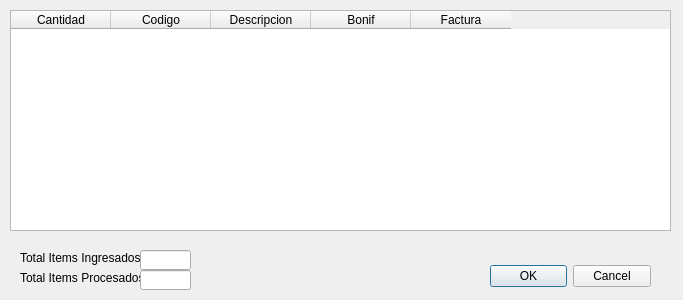
<?xml version="1.0" encoding="UTF-8"?>
<ui version="4.0">
 <class>NotaPedido</class>
 <widget class="QDialog" name="NotaPedido">
  <property name="geometry">
   <rect>
    <x>0</x>
    <y>0</y>
    <width>683</width>
    <height>300</height>
   </rect>
  </property>
  <property name="windowTitle">
   <string>Dialog</string>
  </property>
  <widget class="QDialogButtonBox" name="buttonBox">
   <property name="geometry">
    <rect>
     <x>490</x>
     <y>260</y>
     <width>161</width>
     <height>32</height>
    </rect>
   </property>
   <property name="orientation">
    <enum>Qt::Horizontal</enum>
   </property>
   <property name="standardButtons">
    <set>QDialogButtonBox::Cancel|QDialogButtonBox::Ok</set>
   </property>
  </widget>
  <widget class="QTableWidget" name="TablaNP">
   <property name="geometry">
    <rect>
     <x>10</x>
     <y>10</y>
     <width>661</width>
     <height>221</height>
    </rect>
   </property>
   <property name="styleSheet">
    <string notr="true">selection-background-color: rgb(85, 255, 0);</string>
   </property>
   <property name="selectionBehavior">
    <enum>QAbstractItemView::SelectRows</enum>
   </property>
   <column>
    <property name="text">
     <string>Cantidad</string>
    </property>
   </column>
   <column>
    <property name="text">
     <string>Codigo</string>
    </property>
   </column>
   <column>
    <property name="text">
     <string>Descripcion</string>
    </property>
   </column>
   <column>
    <property name="text">
     <string>Bonif</string>
    </property>
   </column>
   <column>
    <property name="text">
     <string>Factura</string>
    </property>
   </column>
  </widget>
  <widget class="QLabel" name="label">
   <property name="geometry">
    <rect>
     <x>20</x>
     <y>250</y>
     <width>121</width>
     <height>16</height>
    </rect>
   </property>
   <property name="text">
    <string>Total Items Ingresados</string>
   </property>
  </widget>
  <widget class="QLabel" name="label_2">
   <property name="geometry">
    <rect>
     <x>20</x>
     <y>270</y>
     <width>121</width>
     <height>16</height>
    </rect>
   </property>
   <property name="text">
    <string>Total Items Procesados</string>
   </property>
  </widget>
  <widget class="QLineEdit" name="ItemIngresado">
   <property name="geometry">
    <rect>
     <x>140</x>
     <y>250</y>
     <width>51</width>
     <height>20</height>
    </rect>
   </property>
  </widget>
  <widget class="QLineEdit" name="ItemProcesado">
   <property name="geometry">
    <rect>
     <x>140</x>
     <y>270</y>
     <width>51</width>
     <height>20</height>
    </rect>
   </property>
  </widget>
 </widget>
 <resources/>
 <connections>
  <connection>
   <sender>buttonBox</sender>
   <signal>accepted()</signal>
   <receiver>NotaPedido</receiver>
   <slot>accept()</slot>
   <hints>
    <hint type="sourcelabel">
     <x>248</x>
     <y>254</y>
    </hint>
    <hint type="destinationlabel">
     <x>157</x>
     <y>274</y>
    </hint>
   </hints>
  </connection>
  <connection>
   <sender>buttonBox</sender>
   <signal>rejected()</signal>
   <receiver>NotaPedido</receiver>
   <slot>reject()</slot>
   <hints>
    <hint type="sourcelabel">
     <x>316</x>
     <y>260</y>
    </hint>
    <hint type="destinationlabel">
     <x>286</x>
     <y>274</y>
    </hint>
   </hints>
  </connection>
 </connections>
</ui>
